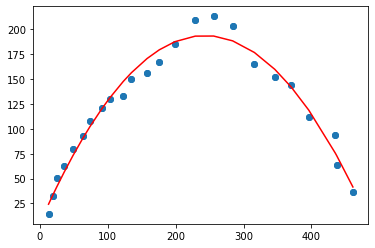
#> input picture Trajectory with noise.png, 375 x 248 px, given in place of *insert path*, which was not available
$ python 'Curve fitting.py'
#> lines starting #> are read from the running program, lines starting #| are printed output that depends on the picture; after the words box and inside, x2 and y2 are one past the last pixel; in counts of white or black regions, pixels touching at a corner belong together; pictures that were not available may be replaced by others from this repository, and a replacement may not be noted
"""
@author: Pradnya Mundargi
"""
import cv2
import matplotlib.pyplot as plt
import numpy as np

pics=[]
cap= cv2.VideoCapture(r'*insert path*')
if(cap.isOpened()==False):
    print('Error opening file')

while(cap.isOpened()):
    ret, frame = cap.read()
#> frame is the input picture: shape (248, 375, 3); mean B, G, R 248.5, 247.9, 248.9
    if ret == True:
        frame= cv2.resize(frame,(480,320))
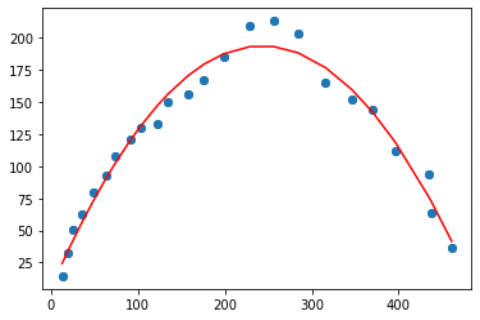
#> frame: shape (320, 480, 3); mean B, G, R 248.4, 247.8, 248.9
        frame= cv2.cvtColor(frame, cv2.COLOR_BGR2GRAY)
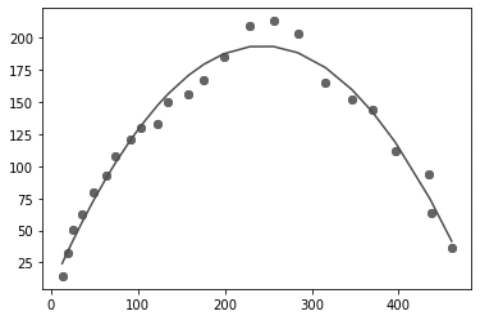
#> frame: shape (320, 480); min 8, max 255, mean 248.2
        thresh = cv2.threshold(frame, 220, 255, cv2.THRESH_BINARY_INV)[1]
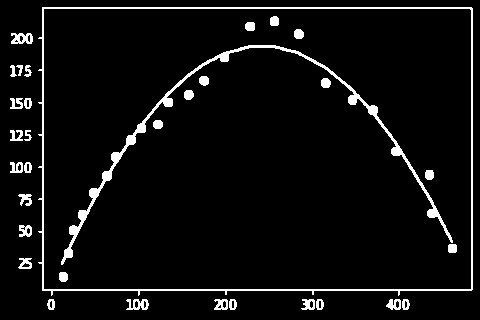
#> thresh: shape (320, 480); 5.4% white; 33 white regions, largest, box (x1, y1, x2, y2) and area: (38, 7, 473, 296) 2942, (61, 45, 453, 265) 2705, (11, 33, 33, 44) 171
        pics.append(thresh)
        cv2.imshow('frame',thresh)
        if cv2.waitKey(0) & 0xFF == ord('q'):
#> (key q is pressed here)
            break
    else:
        break

cap.release()
cv2.destroyAllWindows()

height,width = thresh.shape
#> height = 320; width = 480

x_cord=[]
y_cord=[]
x=[]
y=[]

for i in range(len(pics)):
    row=0
    for j in pics[i]:
        if j.any()!=0:
            x_cord.append(np.where(j==255))
            y_cord.append(row)
        row+=1


    for a in x_cord[0]:
        if(len(a)%2==0):
            x.append(a[int(len(a)/2)])
            x.append(a[int(len(a)/2)])
            x_cord.clear()
        else:
            x.append(a[int((len(a)/2)+1)])
            x.append(a[int((len(a)/2)+1)])
            x_cord.clear()

    y.append(height- int(y_cord[0]))
    y.append(height- int(y_cord[-1]))
    y_cord.clear()
#> this loop made 1 pass
#> after the loop, x = [257, 257]; x_cord = []; y = [313, 11]; y_cord = []
x_val=[]
y_val=[]
for k in range(0,len(y),2):
    y_val.append((y[k]+y[k+1])/2)
#> this loop made 1 pass
#> after the loop, y_val = [162]

for k in range(len(x)):
    if k%2==0:
        x_val.append(x[k])
#> this loop made 2 passes
#> after the loop, x_val = [257]
print(x_val, len(x_val))
#| [257] 1

graph=plt.scatter(x_val,y_val)

# Least square Model Creation
def power(m,n):
    x_power = []
    for i in range(len(m)):
        x_power.append(pow(m[i],n))
    return x_power

def Model(m,n):
    X = []
    for i in range(len(m)):
        X.append([1,m[i],pow(m[i],2)])
#> after the loop, X = [[1, 257, 66049]]
    Xdata = np.array(X)
#> Xdata = [[1, 257, 66049]]
    Y = np.array(n)
#> Y = [162]
#> (the run stopped early here; a loop or call above may not have finished)

$ run again, on Trajectory without noise.png
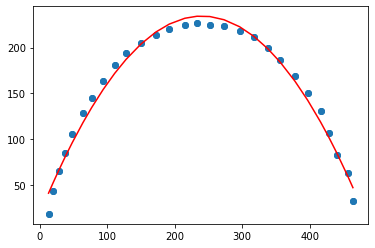
#> input picture Trajectory without noise.png, 375 x 248 px, given in place of *insert path*, which was not available
#> frame is the input picture: shape (248, 375, 3); mean B, G, R 248.6, 247.9, 249
#> `frame= cv2.cvtColor(frame, cv2.COLOR_BGR2GRAY)`:
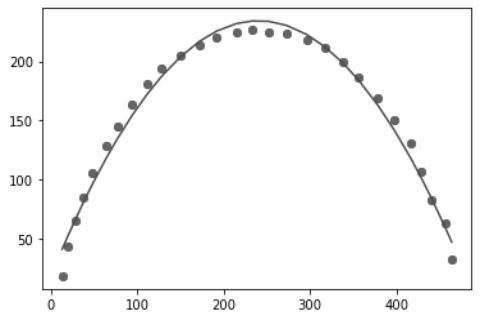
#> frame: shape (320, 480); min 16, max 255, mean 248.3
#> `thresh = cv2.threshold(frame, 220, 255, cv2.THRESH_BINARY_INV)[1]`:
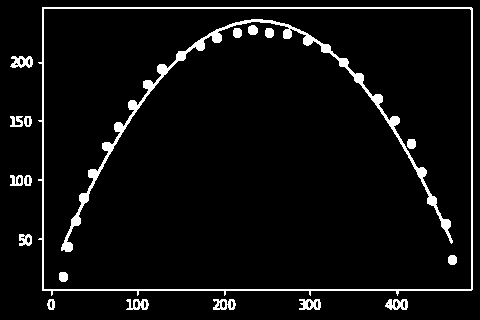
#> thresh: shape (320, 480); 5.3% white; 19 white regions, largest, box (x1, y1, x2, y2) and area: (61, 19, 453, 252) 3382, (38, 7, 473, 296) 2919, (10, 56, 33, 68) 181
#> the loop `for i in range(len(pics)):` made 1 pass
#> after the loop `for i in range(len(pics)):`: x = [257, 257]; x_cord = []; y = [313, 11]; y_cord = []
#> the loop `for k in range(0,len(y),2):` made 1 pass
#> after the loop `for k in range(0,len(y),2):`: y_val = [162]
#> the loop `for k in range(len(x)):` made 2 passes
#> after the loop `for k in range(len(x)):`: x_val = [257]
#| [257] 1
#> the loop in Model, `for i in range(len(m)):` made 1 pass
#> after the loop in Model, `for i in range(len(m)):`: X = [[1, 257, 66049]]
#> Y = [162]
